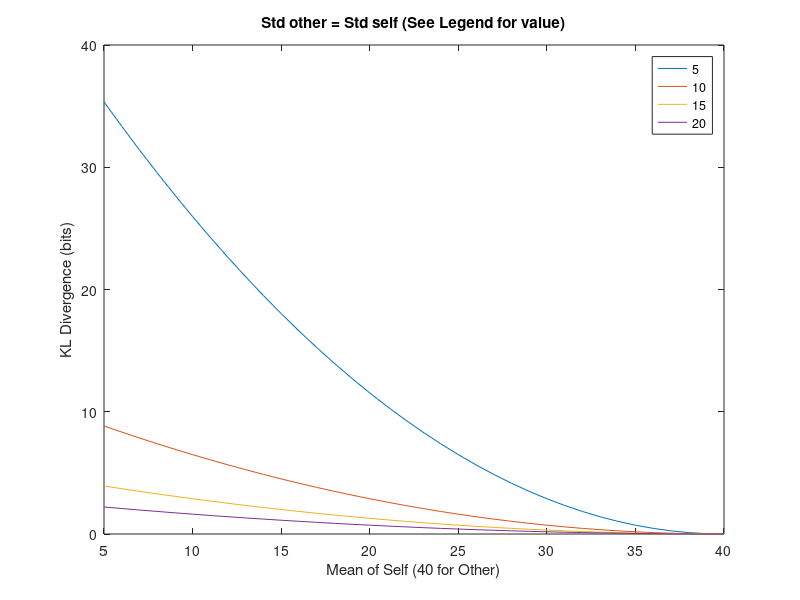
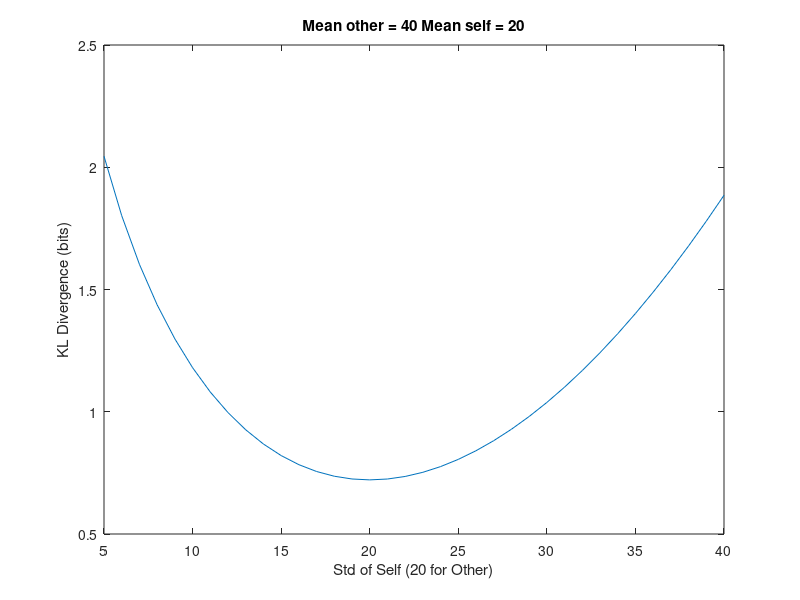
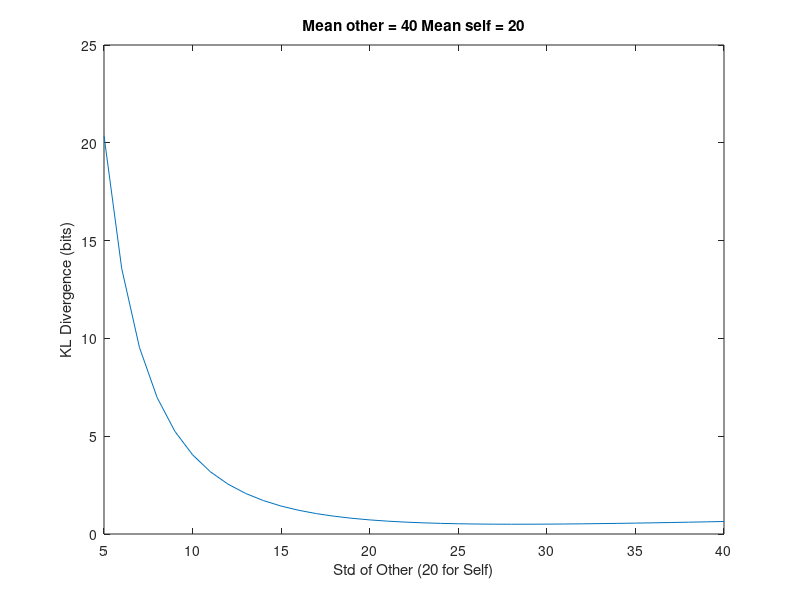

Recreate these plots in MATLAB, in order.
       
% Testing the formulat for the KL divergence

mean_other = 40;
std_other = 5:5:20;
std_self = 5:5:20;
n_stds = length(std_self);


% Effect of differences in mean

mean_self = 5:40;
ntest = length(mean_self);
kl_divergence = zeros(ntest, n_stds);

for in=1:n_stds
    for it=1:ntest
        kl_divergence(it,in) = log(std_other(in)./std_self(in)) + ...
            (mean_other - mean_self(it))^2./(2*std_other(in).^2) + ...
            (std_self(in).^2 - std_other(in).^2)./(2*std_other(in).^2);
        kl_divergence(it,in) = kl_divergence(it,in)./log(2);
    end
end

figure(1);
plot(mean_self, kl_divergence);
xlabel('Mean of Self (40 for Other)');
ylabel('KL Divergence (bits)');
legend('5', '10', '15', '20');
title('Std other = Std self (See Legend for value)');

clear all;
mean_self = 20;
mean_other = 40;
std_other = 20;
std_self = 5:40;

ntest = length(std_self);
kl_divergence = zeros(ntest, 1);

for it=1:ntest
    kl_divergence(it) = log(std_other./std_self(it)) + ...
        (mean_other - mean_self)^2./(2*std_other.^2) + ...
        (std_self(it).^2 - std_other.^2)./(2*std_other.^2);
    kl_divergence(it) = kl_divergence(it)./log(2);
end

figure(2);
plot(std_self, kl_divergence);
xlabel('Std of Self (20 for Other)');
ylabel('KL Divergence (bits)');
title('Mean other = 40 Mean self = 20');


clear all;
mean_self = 20;
mean_other = 40;
std_self = 20;
std_other = 5:40;

ntest = length(std_other);
kl_divergence = zeros(ntest, 1);

for it=1:ntest
    kl_divergence(it) = log(std_other(it)./std_self) + ...
        (mean_other - mean_self)^2./(2*std_other(it).^2) + ...
        (std_self.^2 - std_other(it).^2)./(2*std_other(it).^2);
    kl_divergence(it) = kl_divergence(it)./log(2);
end

figure(3);
plot(std_other, kl_divergence);
xlabel('Std of Other (20 for Self)');
ylabel('KL Divergence (bits)');
title('Mean other = 40 Mean self = 20');




